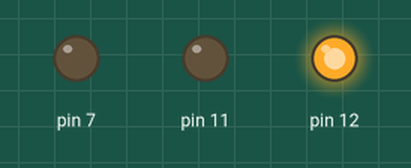
A program run on a simulated Raspberry Pi (header pin numbers). Parts: output pins drawn as LEDs (lit = HIGH). The camera gives no picture and a still takes 0.5 s. At 3.0 s the program stops and its outputs stay as they are.

Above: at 0.1 s.
At 0.8 s:
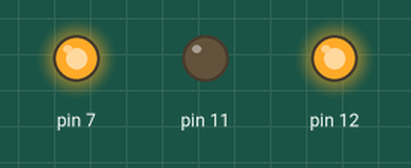
At 1.6 s:
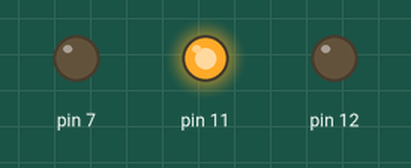
At 2.3 s:
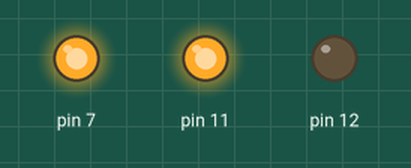
Timing chart, 0 to 3.8 s (numbered marks = the images above):
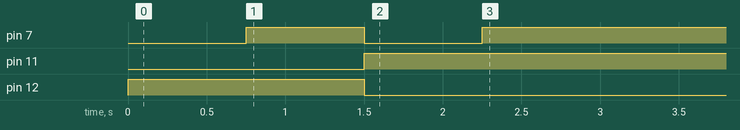

Measured:
- by itself, pin 7: LOW → HIGH at 0.75 s, → LOW 0.75 s later, → HIGH 0.75 s later
- by itself, pin 11: LOW → HIGH at 1.5 s
- by itself, pin 12: LOW → HIGH at 0.00 s, → LOW 1.5 s later

The program:

multiCameraTest.py
```python
'''
Developer: MSc. Shiva Agrawal
Description:

This is the multi camera test code. It is used to acquire images from 4 pi camera connected together with board
using arducam multicamera adapter,

the image resolution is set to 640 x 480.
WIth this adapter, only one camera can be accessed at a time and hence, each camera (A, B, C, D) are accessed and image is grabed in round robbin manner.

'''


import RPi.GPIO as gp
from picamera import PiCamera
from time import sleep


camera = PiCamera()
camera.resolution = (640,480)


gp.setwarnings(False)
gp.setmode(gp.BOARD)

# setup the stack layer 1 board
# for details of pin, refer Arducam multicamera adapter document online
gp.setup(7,gp.OUT)
gp.setup(11,gp.OUT)
gp.setup(12,gp.OUT)

# grab from camera A
gp.output(7, False)
gp.output(11,False)
gp.output(12,True)

camera.capture('/home/crazytech/Shiva/imageA.jpg')
sleep(0.25)


# grab from camera B
gp.output(7, True)
gp.output(11,False)
gp.output(12,True)

camera.capture('/home/crazytech/Shiva/imageC.jpg')
sleep(0.25)

# grab from camera C
gp.output(7, False)
gp.output(11,True)
gp.output(12,False)

camera.capture('/home/crazytech/Shiva/imageB.jpg')
sleep(0.25)

# grab from camera D
gp.output(7, True)
gp.output(11,True)
gp.output(12,False)

camera.capture('/home/crazytech/Shiva/imageD.jpg')
sleep(0.25)
```
